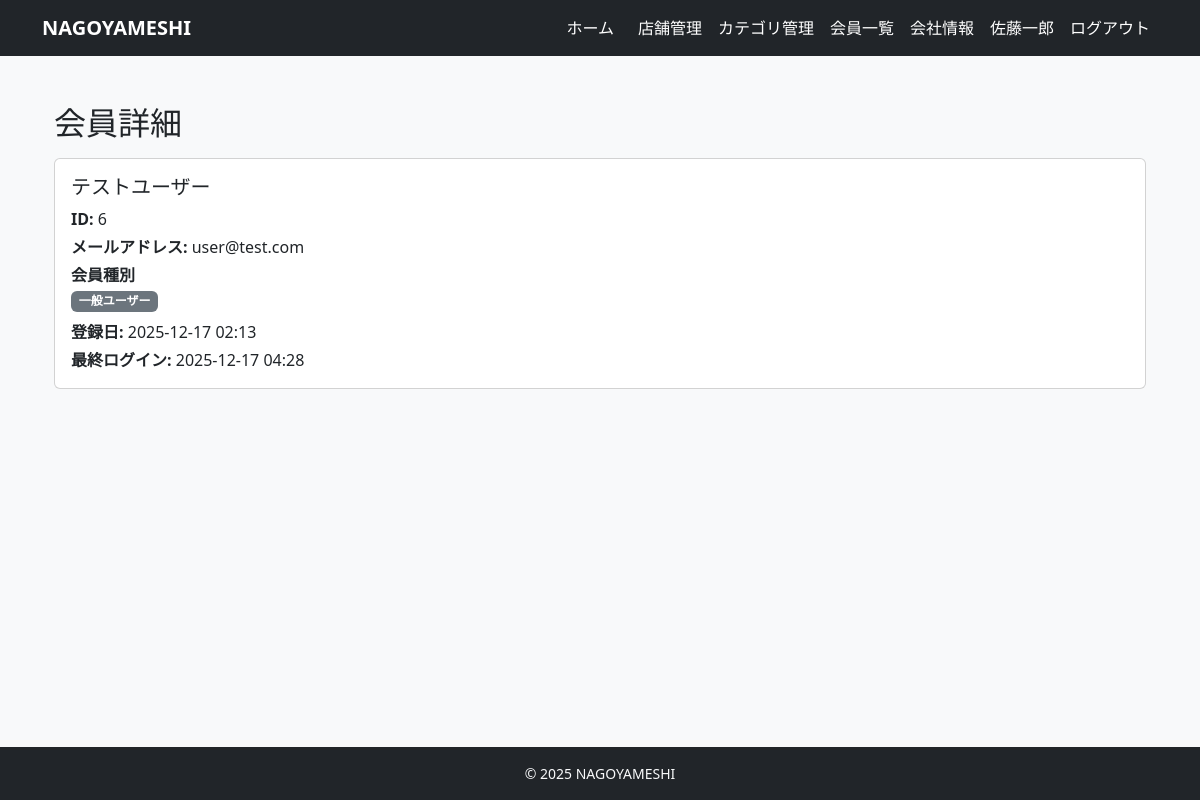
The app's page /owner/members/6/ (signed in) with its own data.
### accounts/models.py (models this page shows, shortened)
class User(AbstractUser):
    username = None  # 使わない（メールログインにする）
    email = models.EmailField(unique=True)
    name = models.CharField(max_length=10)
    name_kana = models.CharField(max_length=10)
    zipcode = models.CharField(max_length=8)
    address = models.CharField(max_length=20)
    tel = models.CharField(max_length=11)
    company = models.ForeignKey(
        'restaurants.Company',
        verbose_name='所属会社',
        on_delete=models.SET_NULL,
        null=True,
        blank=True,
        related_name='staff_members'
    )
    is_paid_member = models.BooleanField(default=False)
    is_owner_member = models.BooleanField(default=False)
    created_at = models.DateTimeField(auto_now_add=True)
    updated_at = models.DateTimeField(auto_now=True)
    USERNAME_FIELD = 'email'
    REQUIRED_FIELDS = ['name', 'name_kana', 'zipcode', 'address', 'tel']
    objects = CustomUserManager()

### restaurants/views.py (the view)
# urls.py: path("owner/members/<int:pk>/", views.OwnerMemberDetailView.as_view(), name="owner_member_detail"),
class OwnerMemberDetailView(LoginRequiredMixin, OwnerRequiredMixin, DetailView):
    model = User
    template_name = "restaurants/owner_member_detail.html"
    context_object_name = "member"
    def get_context_data(self, **kwargs):
        ctx = super().get_context_data(**kwargs)
        return ctx

### restaurants/views.py (called while the page is built)
    def test_func(self):
        user = self.request.user
        return user.is_authenticated and getattr(user, "is_owner_member", False)

### templates/restaurants/owner_member_detail.html
{% extends "base.html" %}
{% block content %}
<div class="container mt-4">
    <h2>会員詳細</h2>
    <div class="card mt-3">
        <div class="card-body">
            <h5 class="card-title">
                {{ member.name }}
            </h5>
            <p class="card-text mb-1"><strong>ID:</strong> {{ member.id }}</p>
            <p class="card-text mb-1"><strong>メールアドレス:</strong> {{ member.email }}</p>
            <dt class="col-sm-3">会員種別</dt>
            <dd class="col-sm-9">
                {% if member.is_owner_member %}
                <span class="badge bg-warning text-dark border border-warning">
                    オーナー
                </span>
                {% elif member.is_staff %}
                <span class="badge bg-danger">システム管理者</span>
                {% else %}
                <span class="badge bg-secondary">一般ユーザー</span>
                {% endif %}
            </dd>
            <p class="card-text mb-1">
                <strong>登録日:</strong> {{ member.date_joined|date:"Y-m-d H:i" }}
            </p>
            <p class="card-text mb-0">
                <strong>最終ログイン:</strong>
                {% if member.last_login %}
                {{ member.last_login|date:"Y-m-d H:i" }}
                {% else %}
                まだログインなし
                {% endif %}
            </p>
        </div>
    </div>
</div>
{% endblock %}

### templates/base.html (shortened to what this page needs)
<!DOCTYPE html>
<html lang="ja">
<head>
    <link href="https://cdn.jsdelivr.net/npm/bootstrap@5.3.3/dist/css/bootstrap.min.css" rel="stylesheet"
>
</head>
<body class="bg-light d-flex flex-column min-vh-100">
    <nav class="navbar navbar-expand-lg navbar-dark bg-dark mb-4">
        <div class="container">
            <a class="navbar-brand fw-bold" href="/">NAGOYAMESHI</a>
            <div class="collapse navbar-collapse" id="navbarNav">
                <ul class="navbar-nav ms-auto align-items-center">
                    {% if user.is_authenticated %}
                    {% if user.is_owner_member %}
                    <li class="nav-item">
                        <a class="nav-link me-2" href="{% url 'restaurants:owner_dashboard' %}">ホーム</a>
                    </li>
                    {% else %}
                    <li class="nav-item">
                        <a class="nav-link me-2" href="{% url 'restaurants:restaurant_list' %}">ホーム</a>
                    </li>
                    {% endif %}
                    {% if user.is_owner_member %}
                    <li class="nav-item"><a class="nav-link"
                            href="{% url 'restaurants:owner_restaurant_list' %}">店舗管理</a></li>
                    <li class="nav-item"><a class="nav-link"
                            href="{% url 'restaurants:owner_category_list' %}">カテゴリ管理</a></li>
                    <li class="nav-item"><a class="nav-link" href="{% url 'restaurants:owner_member_list' %}">会員一覧</a>
                    </li>
                    <li class="nav-item"><a class="nav-link" href="{% url 'restaurants:company_detail' %}">会社情報</a></li>
                    {% endif %}
                    {% if not user.is_owner_member %}
                    <li class="nav-item dropdown ms-2">
                        <a class="nav-link dropdown-toggle" href="#" id="navbarDropdown" role="button"
                            data-bs-toggle="dropdown" aria-expanded="false">
                            {{ user.name|default:user.email }}
                        </a>
                        <ul class="dropdown-menu dropdown-menu-end" aria-labelledby="navbarDropdown">
                            <li><a class="dropdown-item" href="{% url 'accounts:user_profile' %}">会員情報</a></li>
                            <li><a class="dropdown-item" href="{% url 'reservations:reservation_list' %}">予約一覧</a></li>
                            <li><a class="dropdown-item" href="{% url 'restaurants:my_favorite_list' %}">お気に入り一覧</a>
                            </li>
                            <li>
                                <hr class="dropdown-divider">
                            </li>
                            <li><a class="dropdown-item" href="{% url 'accounts:payment_method' %}">お支払い方法</a></li>
                            <li><a class="dropdown-item" href="{% url 'accounts:subscription_cancel' %}">有料プラン解約</a>
                            </li>
                            <li>
                                <hr class="dropdown-divider">
                            </li>
                            <li>
                                <form method="post" action="{% url 'accounts:logout' %}">
                                    {% csrf_token %}
                                    <button type="submit" class="dropdown-item w-100 text-start">
                                        ログアウト
                                    </button>
                                </form>
                            </li>
                        </ul>
                    </li>
                    {% else %}
                    <li class="nav-item ms-2">
                        <span class="navbar-text me-2">{{ user.name|default:user.email }}</span>
                    </li>
                    <li class="nav-item">
                        <form method="post" action="{% url 'accounts:logout' %}" class="d-inline">
                            <button type="submit" class="btn btn-link nav-link">
                                ログアウト
                            </button>
                        </form>
                    </li>
                    {% endif %}
                    {% endif %}
                </ul>
            </div>
        </div>
    </nav>
    <main class="container mb-5 flex-grow-1">
        {% block content %}{% endblock %}
    </main>
    <footer class="bg-dark text-light py-3 mt-auto">
        <div class="container text-center small">
            &copy; {{ now|default:"2025" }} NAGOYAMESHI
        </div>
    </footer>
</body>
</html>

### templates/base.html (style rules this page uses)
.navbar.navbar-dark .navbar-brand, .navbar.navbar-dark .navbar-text, .navbar.navbar-dark .navbar-nav .nav-link, .navbar.navbar-dark .navbar-nav .nav-link:visited, .navbar.navbar-dark .btn-link.nav-link, .navbar.navbar-dark .dropdown-toggle { color: #ffffff !important; }

### records on screen
User: name "佐藤一郎"
User: name "テストユーザー", id "6", email "user@test.com", date_joined "2025-12-17 02:13", last_login "2025-12-17 04:28"

### other values on screen
{{ now|default:"2025" }} "2025"
